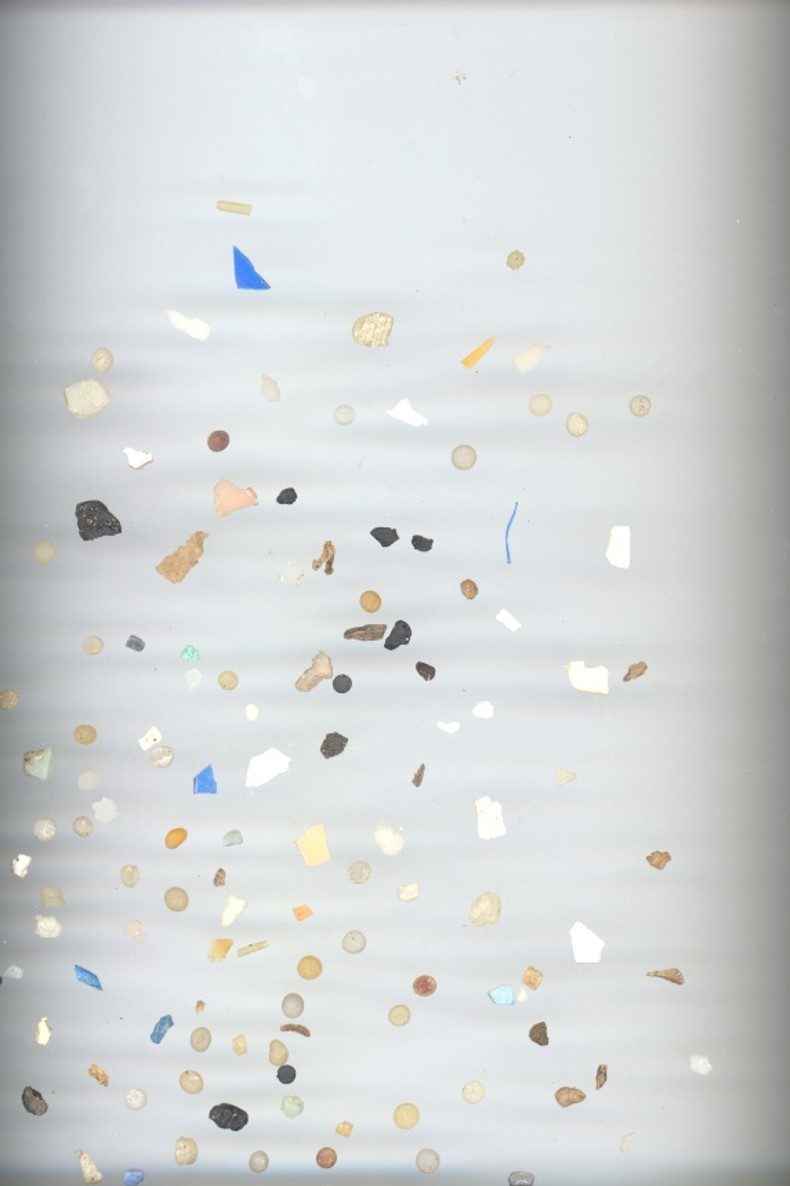
#> input picture VC_P3/MPs_test.jpg, 790 x 1186 px, given in place of the camera
$ jupyter execute 'VC_P1(tareas).ipynb'   (text cells are left out)
#> lines starting #> are read from the running program, lines starting #| are printed output that depends on the picture; after the words box and inside, x2 and y2 are one past the last pixel; in counts of white or black regions, pixels touching at a corner belong together
[cell 1]
import cv2
import numpy as np
import matplotlib.pyplot as plt

[cell 2]
#Se define el tamaño de la imagen
size = 800

[cell 3]
#Se crea la imagen con todos los valores a 0 y un canal (escala de grises)
table = np.zeros((size, size, 1), dtype=np.uint8)

[cell 4]
# Dibujar el tablero de ajedrez

#Bucle anidado para recorrer las "casillas" que equivales a 100x100 pixeles en la imagen
for i in range(8):
    for j in range(8):

        #Condición para pintar de blanco la casilla
        if (i + j) % 2 == 0:
            table[i*100:(i+1)*100, j*100:(j+1)*100] = 255

# Mostrar la imagen
plt.imshow(table, cmap='gray')

[cell 5]
moondrial = np.zeros((500,500,3), dtype=np.uint8)

#Forma amarilla esquina superior izquierda
cv2.rectangle(moondrial,(0,0),(125,200),(255,255,0),-1)
cv2.rectangle(moondrial,(125,0),(250,150),(255,255,0),-1)
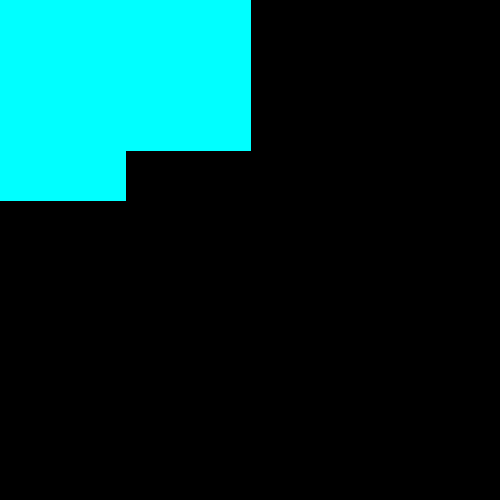
#> moondrial: shape (500, 500, 3); mean of channels 0, 1, 2 45.1, 45.1, 0; drawn as B, G, R

#Rectangulo central rojo
cv2.rectangle(moondrial,(125,150),(375,400),(255,0,0),-1)

#Forma azul esquina superior derecha
cv2.rectangle(moondrial,(250,0),(500,150),(0,0,255),-1)
cv2.rectangle(moondrial,(375,150),(500,300),(0,0,255),-2)

#Rectangulo blanco esquina inferior izquierda
cv2.rectangle(moondrial,(0,200),(125,500),(255,255,255),-1)

#Rectangulo azul inferior central
cv2.rectangle(moondrial,(125,400),(250,500),(0,0,255),-1)

#Rectangulo amarillo inferior central
cv2.rectangle(moondrial,(250,400),(375,500),(255,255,0),-1)

#Rectangulo amarillo esquina inferior derecha
cv2.rectangle(moondrial,(375,300),(500,400),(255,255,0),-1)

#Rectangulo blanco esquina inferior derecha
cv2.rectangle(moondrial,(375,400),(500,500),(255,255,255),-1)
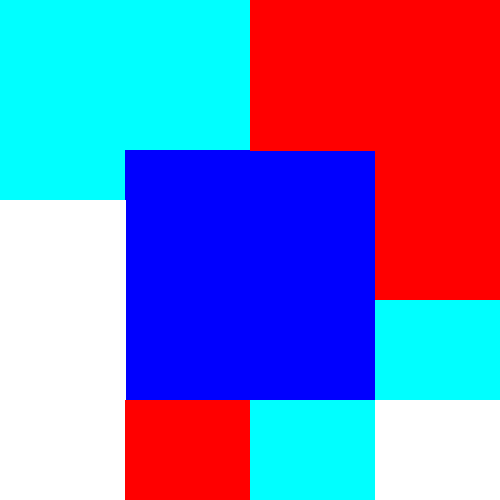
#> moondrial: shape (500, 500, 3); mean of channels 0, 1, 2 184.7, 121.3, 121.5; drawn as B, G, R

plt.imshow(moondrial)

[cell 6]
vid = cv2.VideoCapture(0)

while(True):
    #Fotograma a fotograma
    ret, frame = vid.read()
#> frame is the input picture: shape (1186, 790, 3); mean B, G, R 213.9, 213.8, 210.9

    if ret:
        # Separamos los canales
        b = frame[:, :, 0]
        g = frame[:, :, 1]
        r = frame[:, :, 2]

        # Invertimos los valores de cada canal
        b = 255 - b
        g = 255 - g
        r = 255 - r

        # Creamos la imagen con los canales invertidos
        invertida = cv2.merge((b, g, r))
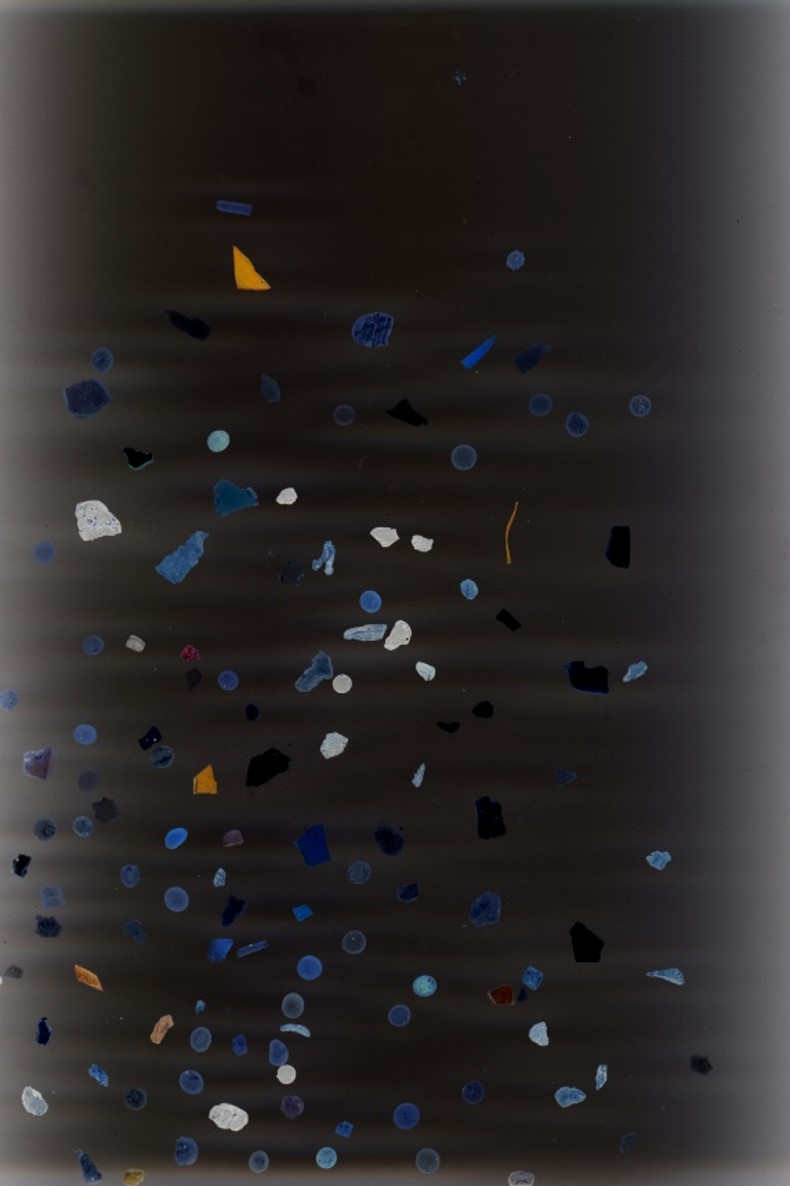
#> invertida: shape (1186, 790, 3); mean B, G, R 41.1, 41.2, 44.1

        # Mostramos la nueva imagen
        cv2.imshow('Invertida', invertida)

    # Si pulsamos ESC se detiene
    if cv2.waitKey(20) == 27:
#> (key Esc is pressed here)
        break

# Termina la captura y cierra las ventanas
vid.release()
cv2.destroyAllWindows()

[cell 7]
vid = cv2.VideoCapture(0)

while True:
    ret, frame = vid.read()

    if not ret:
        break

    # Convertimos a escala de grises
    gray = cv2.cvtColor(frame, cv2.COLOR_BGR2GRAY)

    # Obtenemos el más oscuro y el más claro
    minVal, maxVal, minLoc, maxLoc = cv2.minMaxLoc(gray)
#> minVal = 60; maxVal = 255; minLoc = (232, 1107); maxLoc = (193, 324)

    # Dibujar círculo en el más claro (azul)
    cv2.circle(frame, maxLoc, 5, (255, 0, 0), 2)
#> frame: shape (1186, 790, 3); 0.01% of pixels changed, all inside (x1, y1, x2, y2) = (187, 318, 200, 331)

    # Dibujar círculo en el más oscuro (rojo)
    cv2.circle(frame, minLoc, 5, (0, 0, 255), 2)
#> frame: shape (1186, 790, 3); mean B, G, R 213.9, 213.8, 210.9

    cv2.imshow("Cam", frame)

    if cv2.waitKey(20) == 27:  # ESC
#> (key Esc is pressed here)
        break

vid.release()
cv2.destroyAllWindows()

[cell 8]
vid = cv2.VideoCapture(0)

#Consigo el tamaño de la cámara para reducirlo
w = int(vid.get(cv2.CAP_PROP_FRAME_WIDTH))
h = int(vid.get(cv2.CAP_PROP_FRAME_HEIGHT))

#Reducimos el tamaño para que quepa todo
w = w//2
h = h//2

#Forzamos ese tamaño en la cámara
vid.set(cv2.CAP_PROP_FRAME_HEIGHT, h)
vid.set(cv2.CAP_PROP_FRAME_WIDTH, w)

#Imagen conjunta con el doble de ancho y triple de alto
collage = np.zeros((h*3,w*2,3), dtype = np.uint8)
tl = collage[0:h, 0:w]
tr = collage[0:h, w:w+w]

ml = collage[h:h+h, 0:w]
mr = collage[h:h+h, w:w+w]

bl = collage[h+h:h*3, 0:w]
br = collage[h+h:h*3, w:w+w]

while(True):
    ret, frame = vid.read()

    # Cambiamos el tamaño de la imagen para que quepa
    frame = cv2.resize(frame, (int(w),int(h)),cv2.INTER_NEAREST)
#> frame: shape (593, 395, 3)

    if ret:
        #Separamos los canales para luego modificarlos
        b = frame[:, :, 0]
#> b: shape (593, 395)
        g = frame[:, :, 1]
#> g: shape (593, 395)
        r = frame[:, :, 2]
#> r: shape (593, 395)

        #Modificamos los valores
        tl[:, :, 0] = b
        tl[:, :, 1] = g
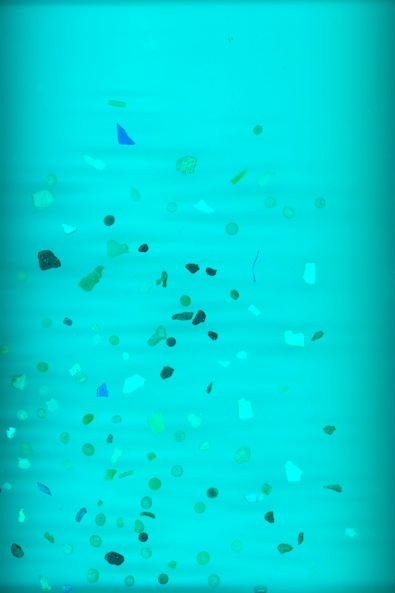
#> tl: shape (593, 395, 3); mean of channels 0, 1, 2 214, 214, 0; drawn as B, G, R
        tl[:, :, 2] = r

        tr[:, :, 0] = 255 - b
        tr[:, :, 1] = 255 - g
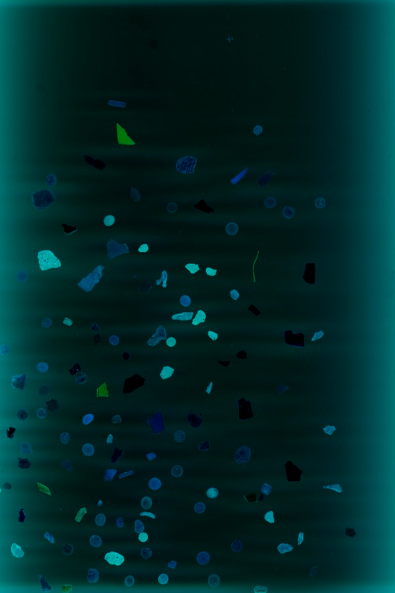
#> tr: shape (593, 395, 3); mean of channels 0, 1, 2 41, 41, 0; drawn as B, G, R
        tr[:, :, 2] = 255 - r

        ml[:, :, 0] = 255 - b
        ml[:, :, 1] = g
        ml[:, :, 2] = r
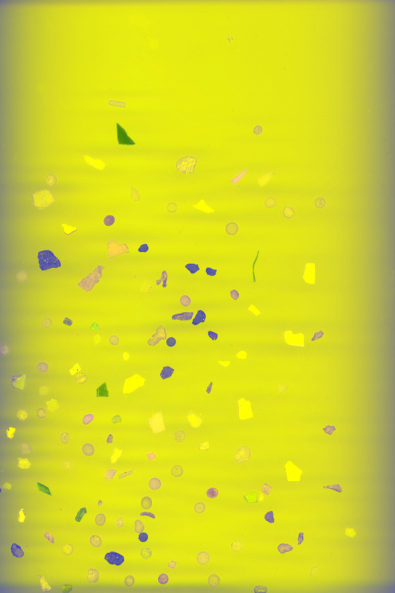
#> ml: shape (593, 395, 3); mean of channels 0, 1, 2 41, 214, 211.1; drawn as B, G, R

        mr[:, :, 0] = b
        mr[:, :, 1] = 255 - g
        mr[:, :, 2] = r
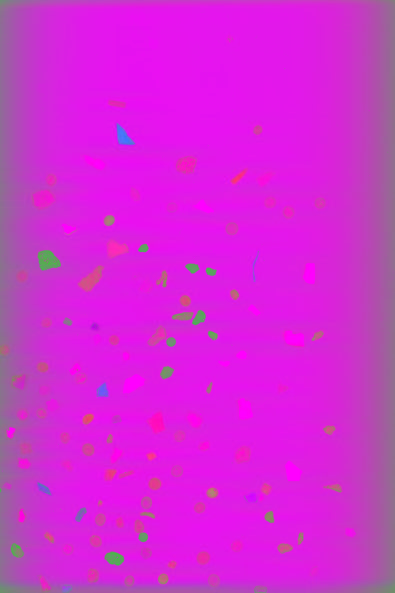
#> mr: shape (593, 395, 3); mean of channels 0, 1, 2 214, 41, 211.1; drawn as B, G, R

        bl[:, :, 0] = b
        bl[:, :, 1] = g
        bl[:, :, 2] = 255 - r
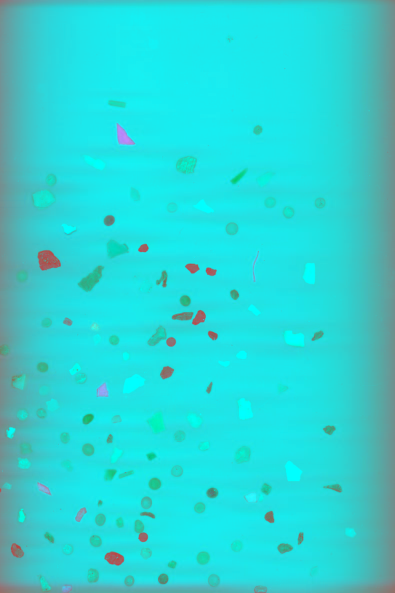
#> bl: shape (593, 395, 3); mean of channels 0, 1, 2 214, 214, 43.9; drawn as B, G, R

        br[:, :, 0] = 255 - g
        br[:, :, 1] = r
        br[:, :, 2] = 255 - b
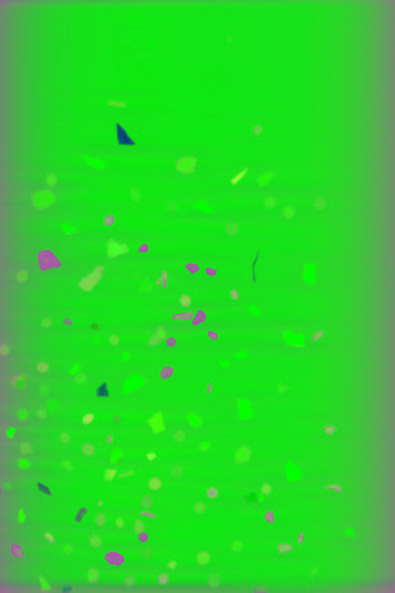
#> br: shape (593, 395, 3); mean of channels 0, 1, 2 41, 211.1, 41; drawn as B, G, R

        cv2.imshow('Pop Art', collage)
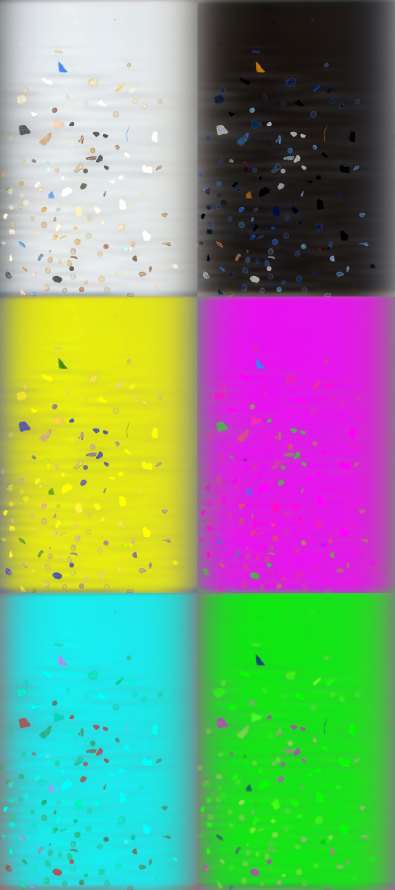
#> window 'Pop Art': shape (1779, 790, 3) (shown at 1/2 size); mean B, G, R 127.5, 155.8, 127

    #Si pulsamos esc terminamos
    if cv2.waitKey(20) == 27:
#> (key Esc is pressed here)
        break

#Terminamos la captura y cerramos las ventanas
vid.release()
cv2.destroyAllWindows()

$ run again, on VC_P3/Comparacion_clasificaciones.jpg
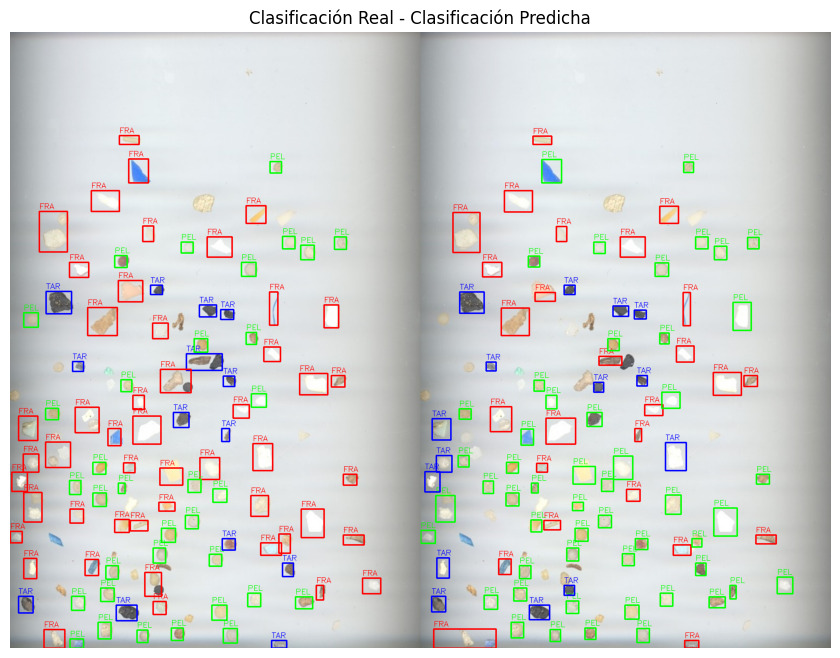
#> input picture VC_P3/Comparacion_clasificaciones.jpg, 840 x 658 px, given in place of the camera
#> frame is the input picture: shape (658, 840, 3); mean B, G, R 209.5, 211.8, 209.9
#> `gray = cv2.cvtColor(frame, cv2.COLOR_BGR2GRAY)`:
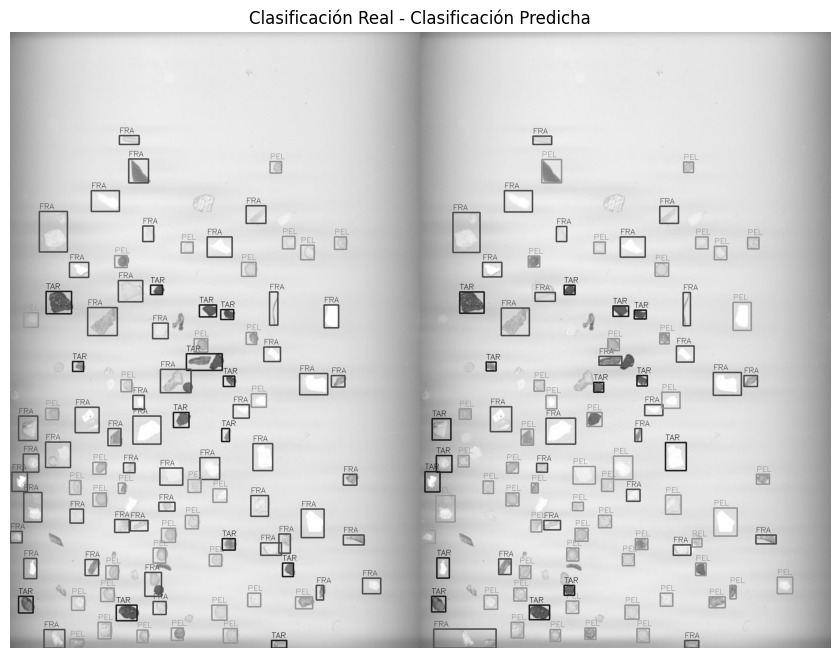
#> gray: shape (658, 840); min 0, max 255, mean 211
#> minVal = 0; maxVal = 255; minLoc = (391, 10); maxLoc = (0, 0)
#> `cv2.imshow('Pop Art', collage)`:
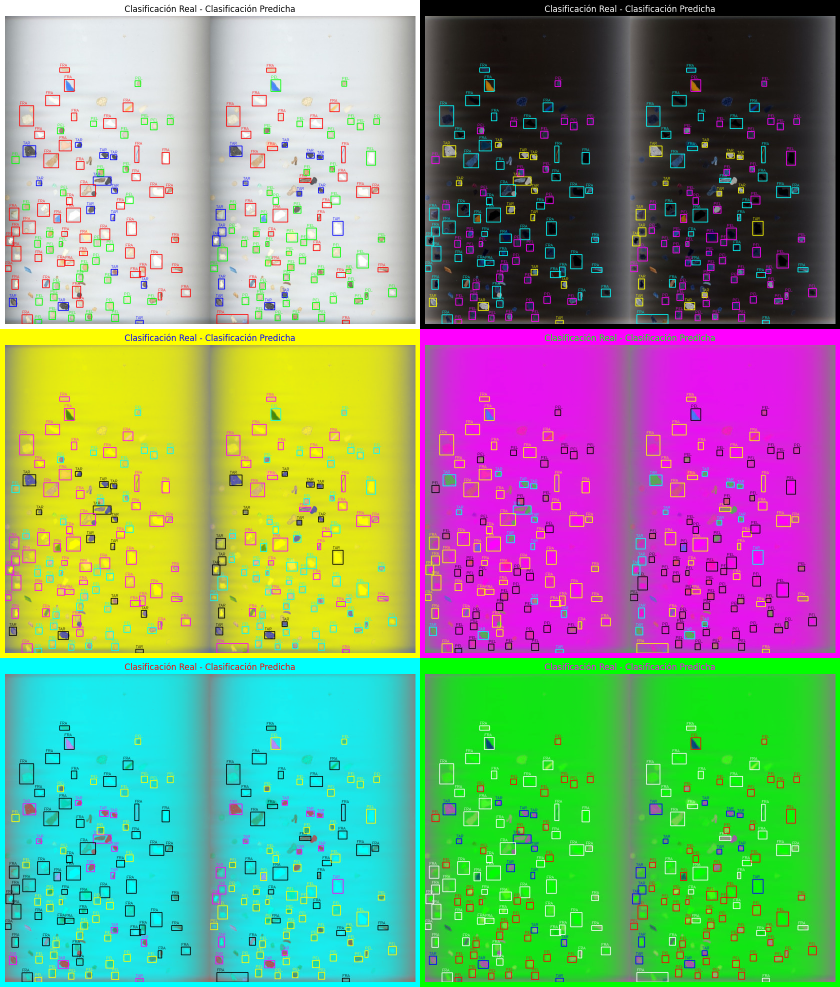
#> window 'Pop Art': shape (987, 840, 3); mean B, G, R 127.1, 155.3, 127.6
